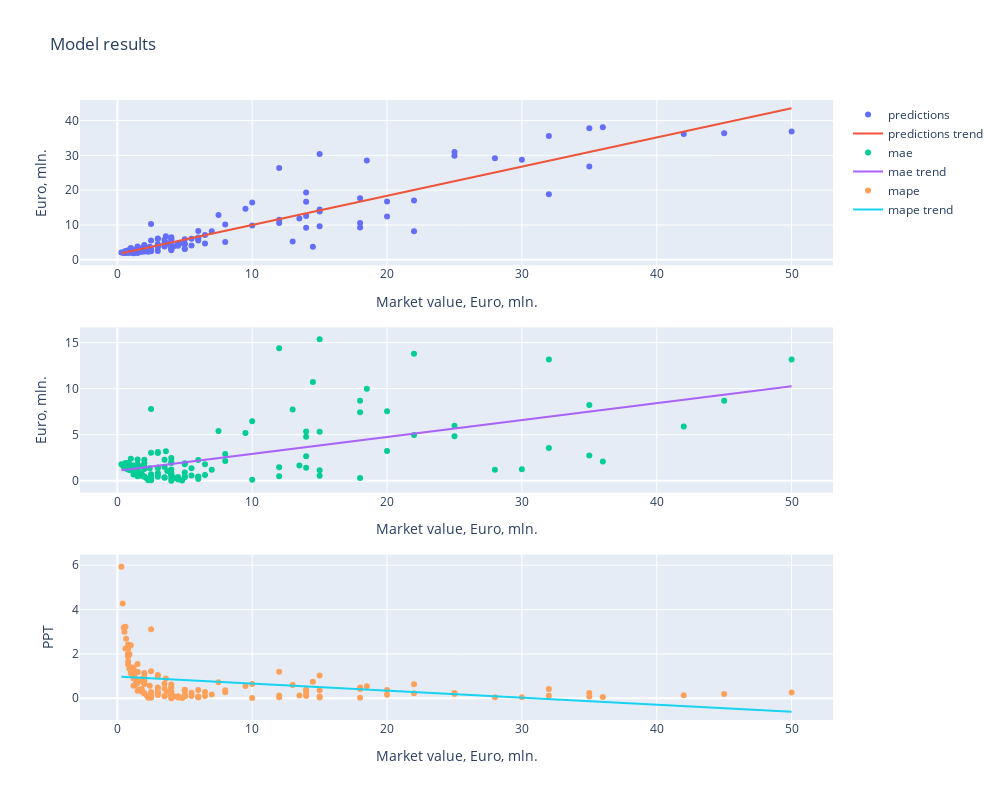
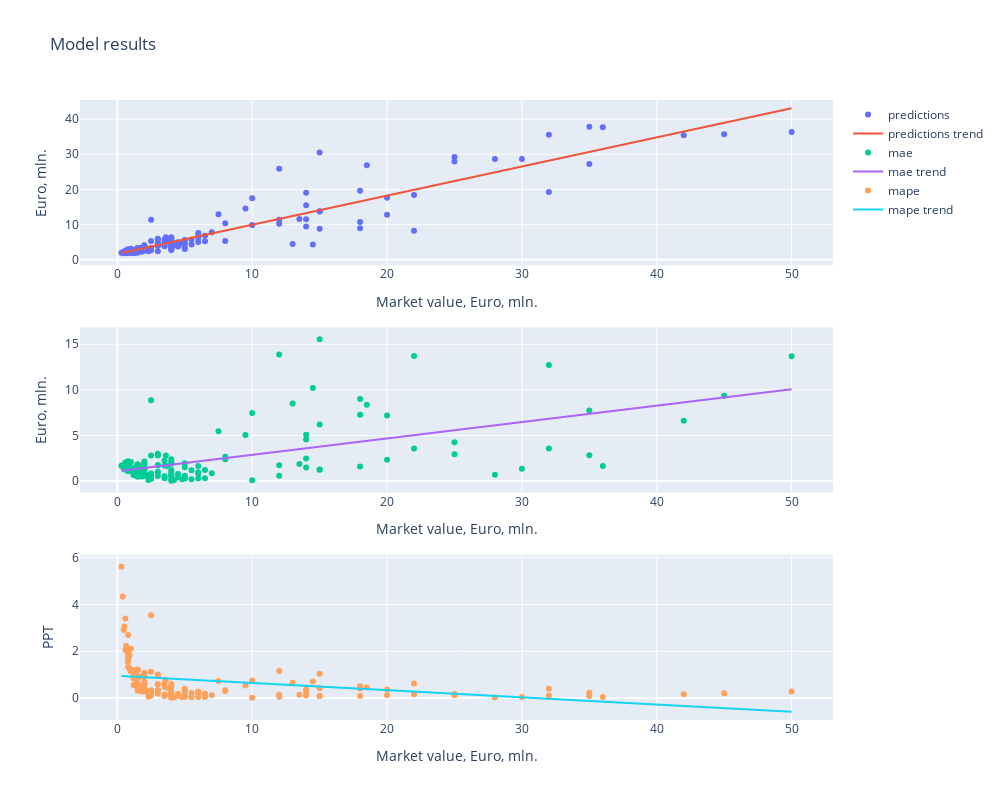
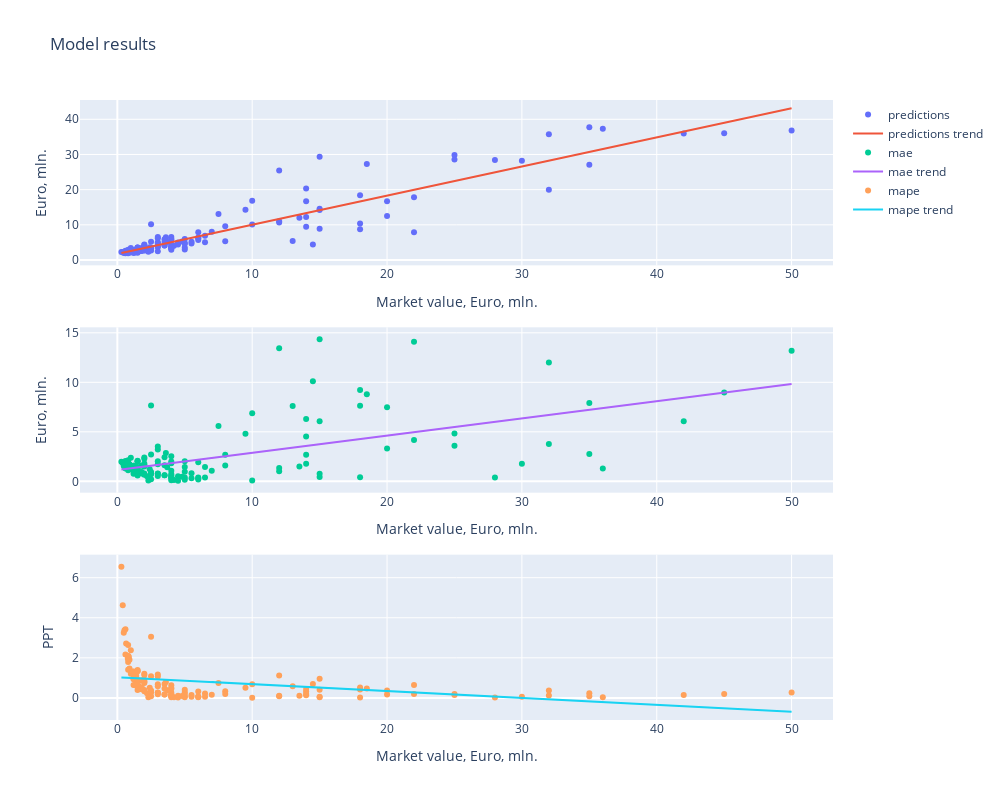
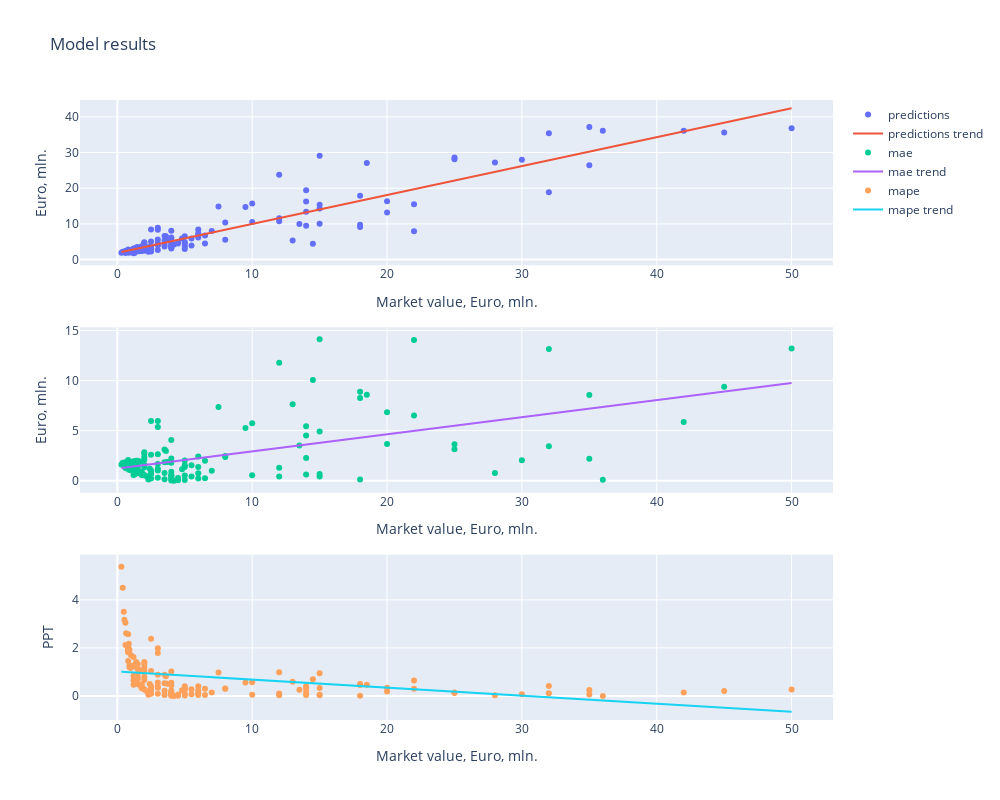

Notebook source saved alongside these figures, in order:
### Code cell
for _, features in feature_sets.items():
    pipeline(pos='DEF', features=features, full_feature_set=True)

### Figure 1 — Plotly figure (JSON) as saved in the notebook; plotly's stock layout.template omitted (floating-point values rounded to 4 significant figures; data arrays with more than 128 entries replaced by an {"elided": "..."} marker saying what was removed)
{"data": [{"mode": "markers", "name": "predictions", "type": "scatter", "x": {"elided": "141 float values"}, "xaxis": "x", "y": {"elided": "141 float values"}, "yaxis": "y"}, {"mode": "lines", "name": "predictions trend", "type": "scatter", "x": {"elided": "141 float values"}, "xaxis": "x", "y": {"elided": "141 float values"}, "yaxis": "y"}, {"mode": "markers", "name": "mae", "type": "scatter", "x": {"elided": "141 float values"}, "xaxis": "x2", "y": {"elided": "141 float values"}, "yaxis": "y2"}, {"mode": "lines", "name": "mae trend", "type": "scatter", "x": {"elided": "141 float values"}, "xaxis": "x2", "y": {"elided": "141 float values"}, "yaxis": "y2"}, {"mode": "markers", "name": "mape", "type": "scatter", "x": {"elided": "141 float values"}, "xaxis": "x3", "y": {"elided": "141 float values"}, "yaxis": "y3"}, {"mode": "lines", "name": "mape trend", "type": "scatter", "x": {"elided": "141 float values"}, "xaxis": "x3", "y": {"elided": "141 float values"}, "yaxis": "y3"}], "layout": {"height": 800, "title": {"text": "Model results"}, "width": 1000, "xaxis": {"anchor": "y", "domain": [0, 1], "title": {"text": "Market value, Euro, mln."}}, "xaxis2": {"anchor": "y2", "domain": [0, 1], "title": {"text": "Market value, Euro, mln."}}, "xaxis3": {"anchor": "y3", "domain": [0, 1], "title": {"text": "Market value, Euro, mln."}}, "yaxis": {"anchor": "x", "domain": [0.7333, 1], "title": {"text": "Euro, mln."}}, "yaxis2": {"anchor": "x2", "domain": [0.3667, 0.6333], "title": {"text": "Euro, mln."}}, "yaxis3": {"anchor": "x3", "domain": [0, 0.2667], "title": {"text": "PPT"}}}}

### Figure 2 — Plotly figure (JSON) as saved in the notebook; plotly's stock layout.template omitted (floating-point values rounded to 4 significant figures; data arrays with more than 128 entries replaced by an {"elided": "..."} marker saying what was removed)
{"data": [{"mode": "markers", "name": "predictions", "type": "scatter", "x": {"elided": "141 float values"}, "xaxis": "x", "y": {"elided": "141 float values"}, "yaxis": "y"}, {"mode": "lines", "name": "predictions trend", "type": "scatter", "x": {"elided": "141 float values"}, "xaxis": "x", "y": {"elided": "141 float values"}, "yaxis": "y"}, {"mode": "markers", "name": "mae", "type": "scatter", "x": {"elided": "141 float values"}, "xaxis": "x2", "y": {"elided": "141 float values"}, "yaxis": "y2"}, {"mode": "lines", "name": "mae trend", "type": "scatter", "x": {"elided": "141 float values"}, "xaxis": "x2", "y": {"elided": "141 float values"}, "yaxis": "y2"}, {"mode": "markers", "name": "mape", "type": "scatter", "x": {"elided": "141 float values"}, "xaxis": "x3", "y": {"elided": "141 float values"}, "yaxis": "y3"}, {"mode": "lines", "name": "mape trend", "type": "scatter", "x": {"elided": "141 float values"}, "xaxis": "x3", "y": {"elided": "141 float values"}, "yaxis": "y3"}], "layout": {"height": 800, "title": {"text": "Model results"}, "width": 1000, "xaxis": {"anchor": "y", "domain": [0, 1], "title": {"text": "Market value, Euro, mln."}}, "xaxis2": {"anchor": "y2", "domain": [0, 1], "title": {"text": "Market value, Euro, mln."}}, "xaxis3": {"anchor": "y3", "domain": [0, 1], "title": {"text": "Market value, Euro, mln."}}, "yaxis": {"anchor": "x", "domain": [0.7333, 1], "title": {"text": "Euro, mln."}}, "yaxis2": {"anchor": "x2", "domain": [0.3667, 0.6333], "title": {"text": "Euro, mln."}}, "yaxis3": {"anchor": "x3", "domain": [0, 0.2667], "title": {"text": "PPT"}}}}

### Figure 3 — Plotly figure (JSON) as saved in the notebook; plotly's stock layout.template omitted (floating-point values rounded to 4 significant figures; data arrays with more than 128 entries replaced by an {"elided": "..."} marker saying what was removed)
{"data": [{"mode": "markers", "name": "predictions", "type": "scatter", "x": {"elided": "141 float values"}, "xaxis": "x", "y": {"elided": "141 float values"}, "yaxis": "y"}, {"mode": "lines", "name": "predictions trend", "type": "scatter", "x": {"elided": "141 float values"}, "xaxis": "x", "y": {"elided": "141 float values"}, "yaxis": "y"}, {"mode": "markers", "name": "mae", "type": "scatter", "x": {"elided": "141 float values"}, "xaxis": "x2", "y": {"elided": "141 float values"}, "yaxis": "y2"}, {"mode": "lines", "name": "mae trend", "type": "scatter", "x": {"elided": "141 float values"}, "xaxis": "x2", "y": {"elided": "141 float values"}, "yaxis": "y2"}, {"mode": "markers", "name": "mape", "type": "scatter", "x": {"elided": "141 float values"}, "xaxis": "x3", "y": {"elided": "141 float values"}, "yaxis": "y3"}, {"mode": "lines", "name": "mape trend", "type": "scatter", "x": {"elided": "141 float values"}, "xaxis": "x3", "y": {"elided": "141 float values"}, "yaxis": "y3"}], "layout": {"height": 800, "title": {"text": "Model results"}, "width": 1000, "xaxis": {"anchor": "y", "domain": [0, 1], "title": {"text": "Market value, Euro, mln."}}, "xaxis2": {"anchor": "y2", "domain": [0, 1], "title": {"text": "Market value, Euro, mln."}}, "xaxis3": {"anchor": "y3", "domain": [0, 1], "title": {"text": "Market value, Euro, mln."}}, "yaxis": {"anchor": "x", "domain": [0.7333, 1], "title": {"text": "Euro, mln."}}, "yaxis2": {"anchor": "x2", "domain": [0.3667, 0.6333], "title": {"text": "Euro, mln."}}, "yaxis3": {"anchor": "x3", "domain": [0, 0.2667], "title": {"text": "PPT"}}}}

### Figure 4 — Plotly figure (JSON) as saved in the notebook; plotly's stock layout.template omitted (floating-point values rounded to 4 significant figures; data arrays with more than 128 entries replaced by an {"elided": "..."} marker saying what was removed)
{"data": [{"mode": "markers", "name": "predictions", "type": "scatter", "x": {"elided": "141 float values"}, "xaxis": "x", "y": {"elided": "141 float values"}, "yaxis": "y"}, {"mode": "lines", "name": "predictions trend", "type": "scatter", "x": {"elided": "141 float values"}, "xaxis": "x", "y": {"elided": "141 float values"}, "yaxis": "y"}, {"mode": "markers", "name": "mae", "type": "scatter", "x": {"elided": "141 float values"}, "xaxis": "x2", "y": {"elided": "141 float values"}, "yaxis": "y2"}, {"mode": "lines", "name": "mae trend", "type": "scatter", "x": {"elided": "141 float values"}, "xaxis": "x2", "y": {"elided": "141 float values"}, "yaxis": "y2"}, {"mode": "markers", "name": "mape", "type": "scatter", "x": {"elided": "141 float values"}, "xaxis": "x3", "y": {"elided": "141 float values"}, "yaxis": "y3"}, {"mode": "lines", "name": "mape trend", "type": "scatter", "x": {"elided": "141 float values"}, "xaxis": "x3", "y": {"elided": "141 float values"}, "yaxis": "y3"}], "layout": {"height": 800, "title": {"text": "Model results"}, "width": 1000, "xaxis": {"anchor": "y", "domain": [0, 1], "title": {"text": "Market value, Euro, mln."}}, "xaxis2": {"anchor": "y2", "domain": [0, 1], "title": {"text": "Market value, Euro, mln."}}, "xaxis3": {"anchor": "y3", "domain": [0, 1], "title": {"text": "Market value, Euro, mln."}}, "yaxis": {"anchor": "x", "domain": [0.7333, 1], "title": {"text": "Euro, mln."}}, "yaxis2": {"anchor": "x2", "domain": [0.3667, 0.6333], "title": {"text": "Euro, mln."}}, "yaxis3": {"anchor": "x3", "domain": [0, 0.2667], "title": {"text": "PPT"}}}}
